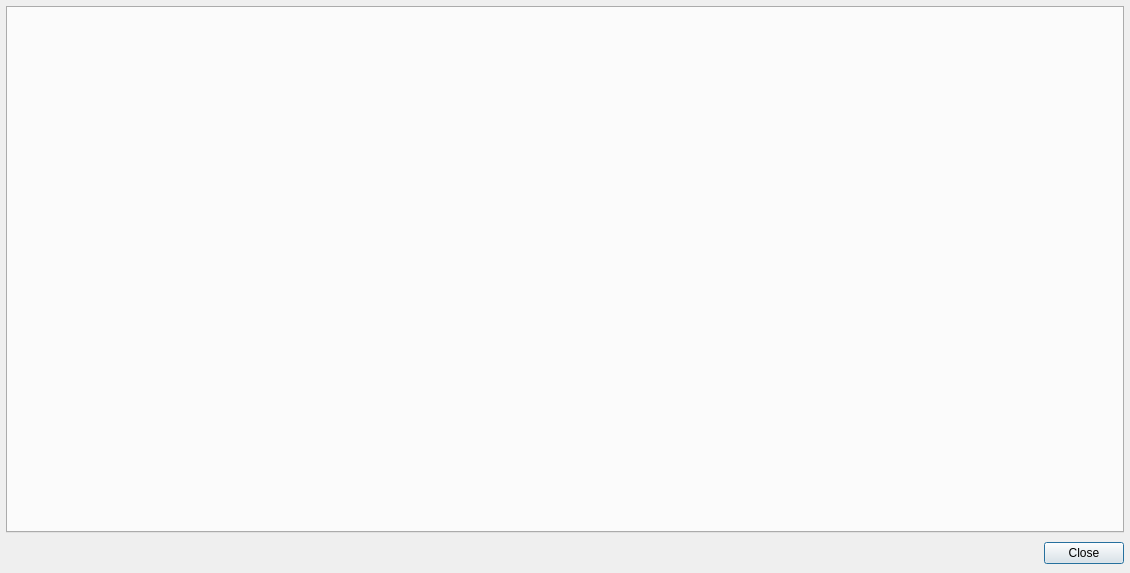
<?xml version="1.0" encoding="UTF-8"?>
<ui version="4.0">
 <class>UIMessageProperties</class>
 <widget class="QDialog" name="UIMessageProperties">
  <property name="geometry">
   <rect>
    <x>0</x>
    <y>0</y>
    <width>1130</width>
    <height>573</height>
   </rect>
  </property>
  <property name="windowTitle">
   <string>Dialog</string>
  </property>
  <layout class="QVBoxLayout" name="verticalLayout">
   <property name="spacing">
    <number>9</number>
   </property>
   <property name="leftMargin">
    <number>6</number>
   </property>
   <property name="topMargin">
    <number>6</number>
   </property>
   <property name="rightMargin">
    <number>6</number>
   </property>
   <property name="bottomMargin">
    <number>9</number>
   </property>
   <item>
    <widget class="QTabWidget" name="tab">
     <property name="tabPosition">
      <enum>QTabWidget::North</enum>
     </property>
     <property name="tabShape">
      <enum>QTabWidget::Rounded</enum>
     </property>
     <property name="currentIndex">
      <number>-1</number>
     </property>
     <property name="usesScrollButtons">
      <bool>true</bool>
     </property>
     <property name="documentMode">
      <bool>false</bool>
     </property>
     <property name="tabsClosable">
      <bool>false</bool>
     </property>
    </widget>
   </item>
   <item>
    <widget class="QDialogButtonBox" name="buttonBox">
     <property name="orientation">
      <enum>Qt::Horizontal</enum>
     </property>
     <property name="standardButtons">
      <set>QDialogButtonBox::Close</set>
     </property>
    </widget>
   </item>
  </layout>
 </widget>
 <resources/>
 <connections>
  <connection>
   <sender>buttonBox</sender>
   <signal>accepted()</signal>
   <receiver>UIMessageProperties</receiver>
   <slot>accept()</slot>
   <hints>
    <hint type="sourcelabel">
     <x>248</x>
     <y>254</y>
    </hint>
    <hint type="destinationlabel">
     <x>157</x>
     <y>274</y>
    </hint>
   </hints>
  </connection>
  <connection>
   <sender>buttonBox</sender>
   <signal>rejected()</signal>
   <receiver>UIMessageProperties</receiver>
   <slot>reject()</slot>
   <hints>
    <hint type="sourcelabel">
     <x>316</x>
     <y>260</y>
    </hint>
    <hint type="destinationlabel">
     <x>286</x>
     <y>274</y>
    </hint>
   </hints>
  </connection>
 </connections>
</ui>
